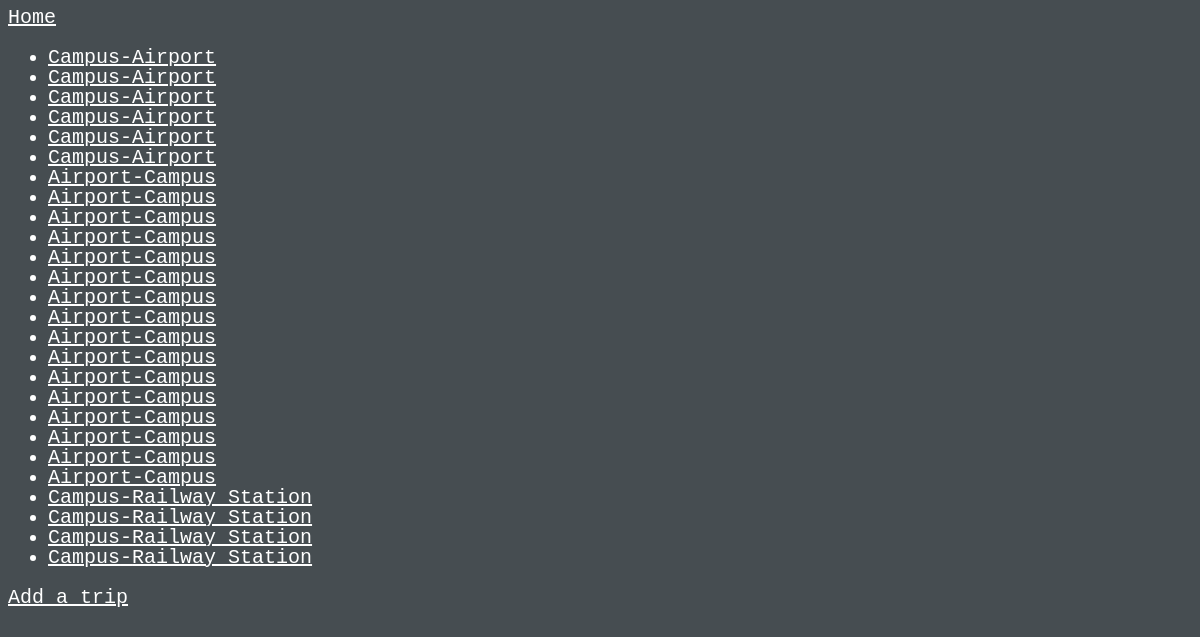
/trips/kush1 (signed in), run on the app's committed database.
### accounts/models.py (models this page shows)
class UserTrips(models.Model):
    customuser = models.ForeignKey(User,on_delete = models.CASCADE)
    source = models.CharField(max_length = 50)
    destination = models.CharField(max_length = 50)
    trip_datetime = models.DateTimeField(default = timezone.now)
    matches = models.IntegerField(default = 0)

### trips/views.py (the view)
# urls.py: path('<str:username>', views.MyTrips, name = 'mytrips'),
def MyTrips(request, username):
    user = User.objects.get(username = username)
    trips = user.usertrips_set.all()
    return render(request, 'trips/trips.html', context = {'trips': trips,'user': user,})

### trips/templates/trips/trips.html (shortened to what this page needs)
{% extends 'base.html' %}
{% block content %}
{% if request.user.is_authenticated %}
	{% if trips %}
		<ul>
			{% for trip in trips %}
			<li><a href = "/trips/{{request.user.username}}/{{trip.id}}">{{trip.source}}-{{trip.destination}}</a></li>
			{% endfor %}
		</ul>
		<p><a href = "/trips/{{request.user.username}}/addtrip">Add a trip</a></p>
	{% else %}
		<p>No trips added.</p>
		<p><a href = "/trips/{{request.user.username}}/addtrip">Add a trip</a></p>
	{% endif %}
{% else %}
	<p>You are not logged in</p>
	<a href = "{% url 'home' %}">Home</a>
{% endif %}
{% endblock %}

### templates/base.html (shortened to what this page needs)
{% load staticfiles %}
<html>
	<head>
		<link href = "{% static 'style.css' %}" rel = "stylesheet">
	</head>
	<body>
		<main>
			<p><a href = "/">Home</a></p>
			{% block content %}
			{% endblock %}
		</main>
	</body>
</html>

### static/style.css (style rules this page uses)
* { font: normal 20px/1 "Lucida Console", Monaco, monospace; color : #ffffff; background : #464d51; }

### data on the page
UserTrips: source "Campus", destination "Airport"
UserTrips: source "Campus", destination "Airport"
UserTrips: source "Campus", destination "Airport"
UserTrips: source "Campus", destination "Airport"
UserTrips: source "Campus", destination "Airport"
UserTrips: source "Campus", destination "Airport"
UserTrips: source "Airport", destination "Campus"
UserTrips: source "Airport", destination "Campus"
UserTrips: source "Airport", destination "Campus"
UserTrips: source "Airport", destination "Campus"
UserTrips: source "Airport", destination "Campus"
UserTrips: source "Airport", destination "Campus"
UserTrips: source "Airport", destination "Campus"
UserTrips: source "Airport", destination "Campus"
UserTrips: source "Airport", destination "Campus"
UserTrips: source "Airport", destination "Campus"
UserTrips: source "Airport", destination "Campus"
UserTrips: source "Airport", destination "Campus"
UserTrips: source "Airport", destination "Campus"
UserTrips: source "Airport", destination "Campus"
UserTrips: source "Airport", destination "Campus"
UserTrips: source "Airport", destination "Campus"
UserTrips: source "Campus", destination "Railway Station"
UserTrips: source "Campus", destination "Railway Station"
UserTrips: source "Campus", destination "Railway Station"
UserTrips: source "Campus", destination "Railway Station"
